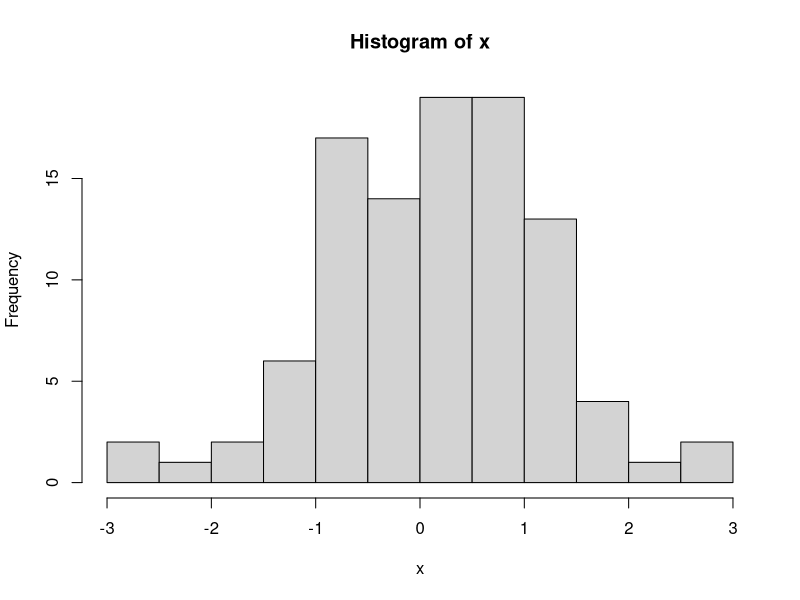
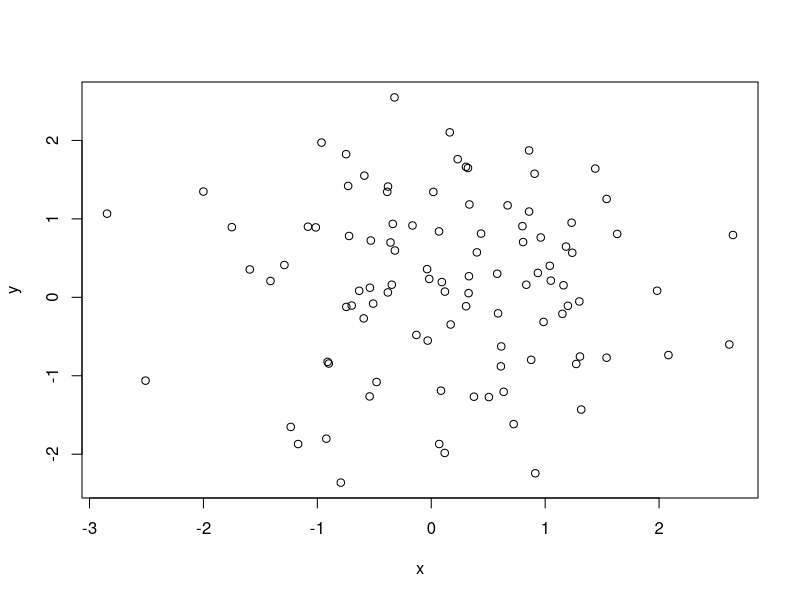
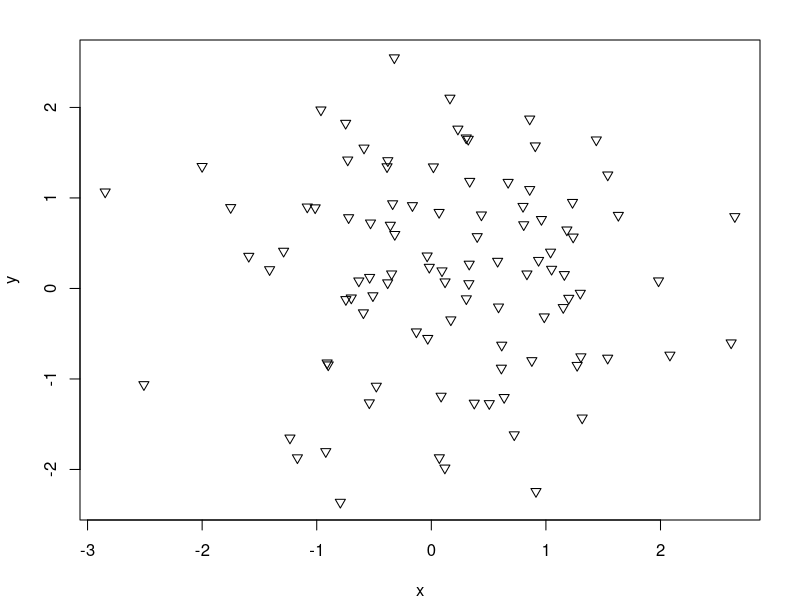
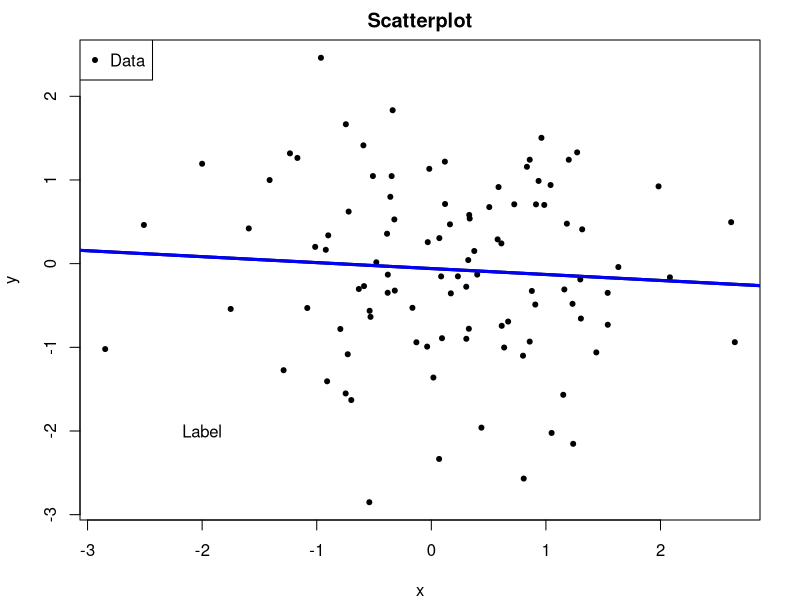
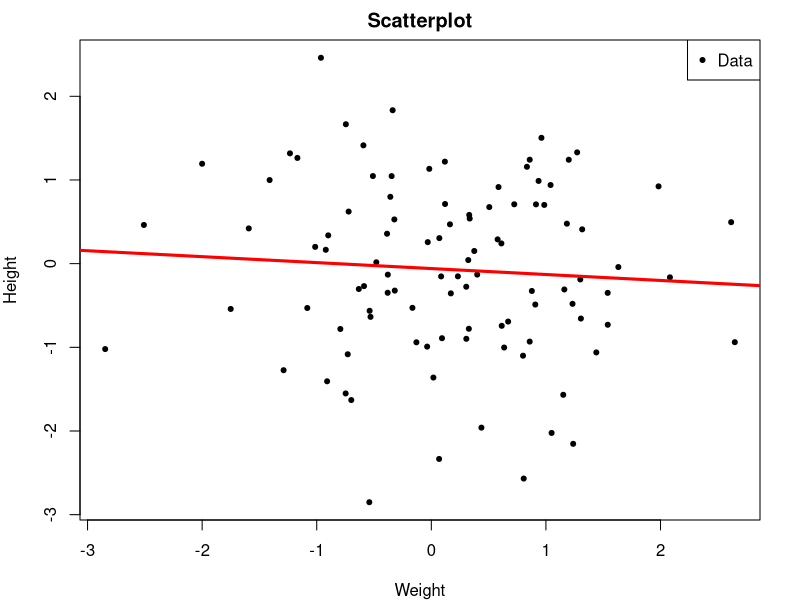
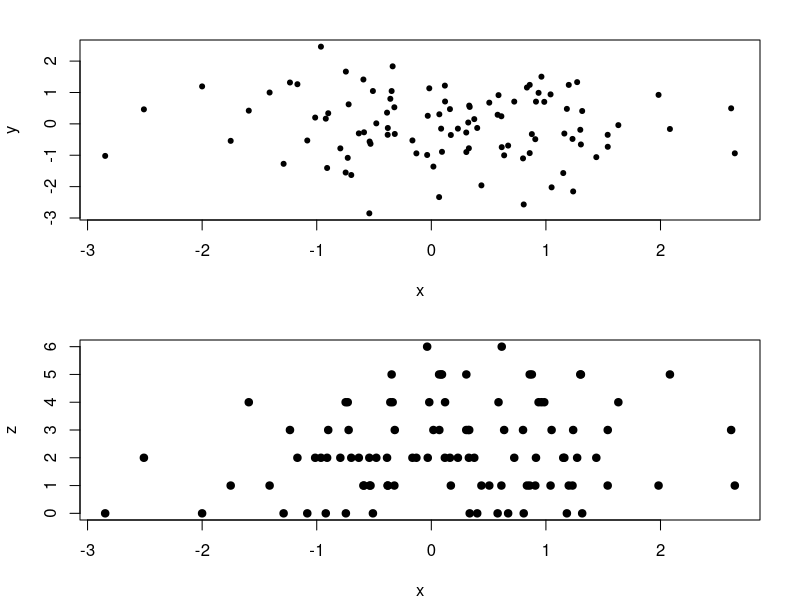
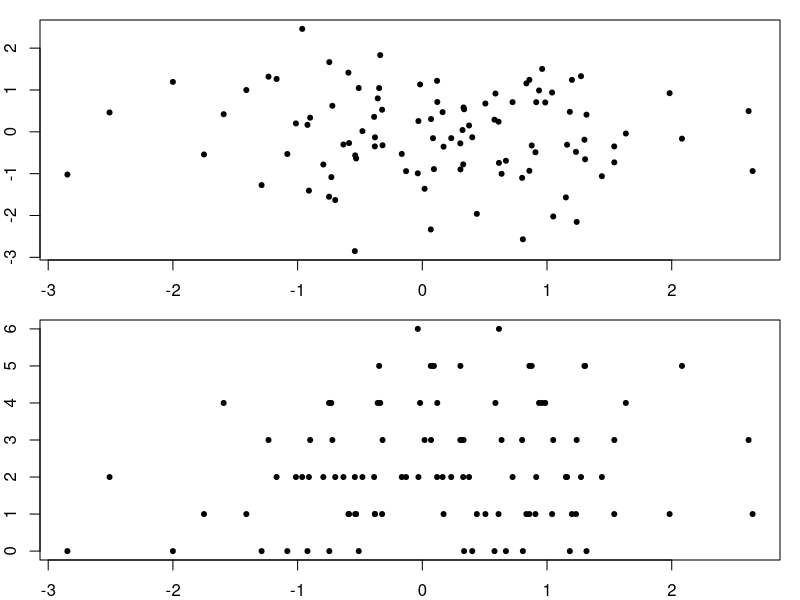
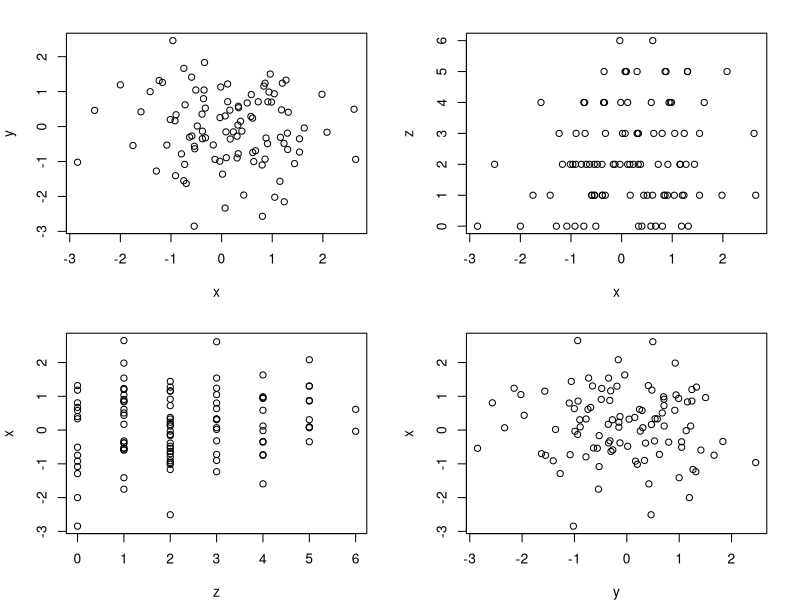

These figures' R source, in order:
##Base Demo
x <- rnorm(100)
hist(x)
y <- rnorm(100)
plot(x, y)
#adjusting margins
par(mar = c(2,2,2,2))
##not enough room for label, try again
par(mar = c(4,4,2,2))

##plotting symbol
plot(x, y, pch = 25)

#scatterplot with text
y <-rnorm(100)
plot(x,y, pch = 20)
title("Scatterplot")
text(-2, -2, "Label")
legend("topleft", legend = "Data", pch = 20)
##fit linear model
fit <- lm(y ~ x)
abline(fit)
#change line thickness
abline(fit, lwd=3)
#change line thickness and color
abline(fit, lwd = 3, col = "blue")
plot(x, y, xlab = "Weight", ylab = "Height", main = "Scatterplot", pch = 20)
legend("topright", legend = "Data", pch = 20)
fit <- lm(y ~ x)
abline(fit, lwd=3, col = "red")

##put >1 plot on page
z<-rpois(100,2)
par(mfrow = c(2, 1))
plot(x, y, pch = 20)
plot(x, z, pch = 19)
#adjust margin
par(mar = c(2, 2, 1, 1))
plot(x, y, pch = 20)
plot(x, z, pch = 20)
par(mar = c(4,4,2,2))
##add rows
par(mfrow = c(2,2))
plot(x,y)
plot(x,z)
plot(z, x)
plot(y, x)

par(mfrow = c(1,1))
x <- rnorm(100)
y <- x + rnorm(100)
g <- gl(2,50)
g <- gl(2,50, labels = c("Male", "Female"))
str(g)

plot(x, y, type = "n")
points(x[g == "Male"], y[g == "Male"], col = "green")
points(x[g == "Female"], y[g == "Female"], col = "red")

##creating a plot for file device
pdf(file = "myplot.pdf")
with(faithful, plot(eruptions, waiting))
title(main = "Old Faithful Geyser data")
dev.off()

with(faithful, plot(eruptions, waiting))
title(main = "Old Faithful Geyser data")
dev.copy(png, file = "geyserplot.png")
dev.off()




